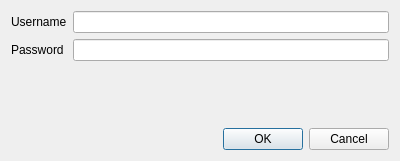
<?xml version="1.0" encoding="UTF-8"?>
<ui version="4.0">
 <class>UserPassDialog</class>
 <widget class="QDialog" name="UserPassDialog">
  <property name="geometry">
   <rect>
    <x>0</x>
    <y>0</y>
    <width>400</width>
    <height>161</height>
   </rect>
  </property>
  <property name="windowTitle">
   <string>Enter username and password</string>
  </property>
  <layout class="QVBoxLayout" name="verticalLayout">
   <item>
    <layout class="QGridLayout" name="gridLayout">
     <item row="0" column="0">
      <widget class="QLabel" name="label_username">
       <property name="text">
        <string>Username</string>
       </property>
      </widget>
     </item>
     <item row="1" column="0">
      <widget class="QLabel" name="label_password">
       <property name="text">
        <string>Password</string>
       </property>
      </widget>
     </item>
     <item row="0" column="1">
      <widget class="QLineEdit" name="username"/>
     </item>
     <item row="1" column="1">
      <widget class="QLineEdit" name="password">
       <property name="echoMode">
        <enum>QLineEdit::Password</enum>
       </property>
      </widget>
     </item>
    </layout>
   </item>
   <item>
    <spacer name="verticalSpacer">
     <property name="orientation">
      <enum>Qt::Vertical</enum>
     </property>
     <property name="sizeHint" stdset="0">
      <size>
       <width>20</width>
       <height>40</height>
      </size>
     </property>
    </spacer>
   </item>
   <item>
    <widget class="QDialogButtonBox" name="buttonBox">
     <property name="orientation">
      <enum>Qt::Horizontal</enum>
     </property>
     <property name="standardButtons">
      <set>QDialogButtonBox::Cancel|QDialogButtonBox::Ok</set>
     </property>
    </widget>
   </item>
  </layout>
 </widget>
 <resources/>
 <connections>
  <connection>
   <sender>buttonBox</sender>
   <signal>accepted()</signal>
   <receiver>UserPassDialog</receiver>
   <slot>accept()</slot>
   <hints>
    <hint type="sourcelabel">
     <x>248</x>
     <y>254</y>
    </hint>
    <hint type="destinationlabel">
     <x>157</x>
     <y>274</y>
    </hint>
   </hints>
  </connection>
  <connection>
   <sender>buttonBox</sender>
   <signal>rejected()</signal>
   <receiver>UserPassDialog</receiver>
   <slot>reject()</slot>
   <hints>
    <hint type="sourcelabel">
     <x>316</x>
     <y>260</y>
    </hint>
    <hint type="destinationlabel">
     <x>286</x>
     <y>274</y>
    </hint>
   </hints>
  </connection>
 </connections>
</ui>
